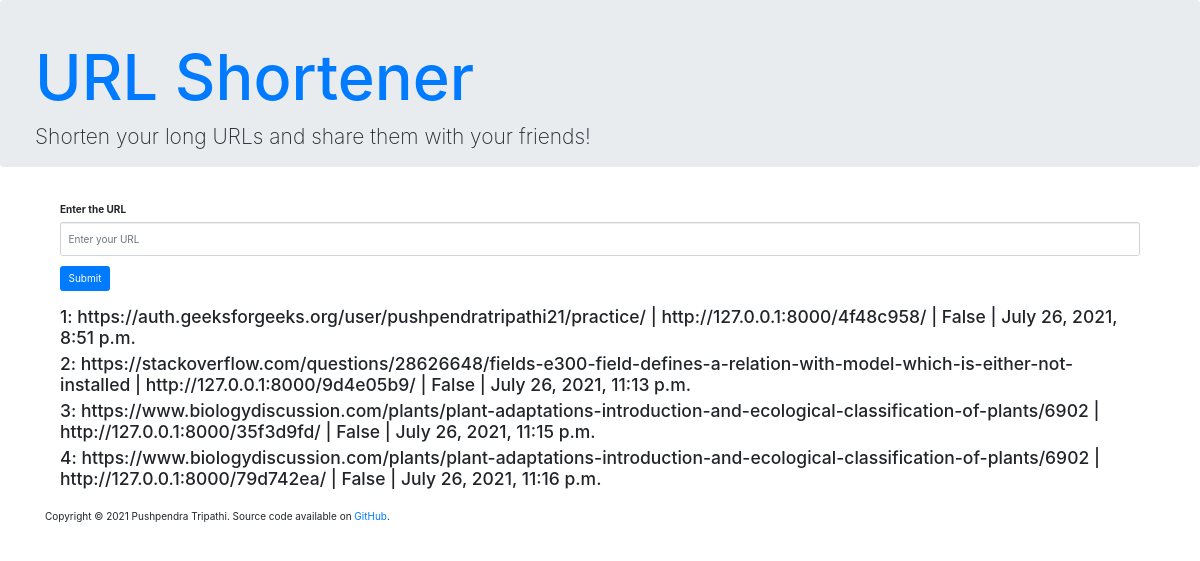
The app's page /app/ (signed in) with its own data.
### shortner/models.py (models this page shows, shortened)
class ShortUrl(models.Model):
    user = models.ForeignKey(User, on_delete=models.CASCADE)
    created_at = models.DateTimeField(auto_now=True)
    slug = models.CharField(max_length=50, unique=True)
    original_url = models.CharField(max_length=500)
    expired = models.BooleanField(default=False)

### shortner/views.py (the view, shortened to what this page needs)
# urls.py: path("", HomeView.as_view(), name='index'),
class HomeView(View):
    @method_decorator(login_required())
    def get(self, request):
        context = {}
        user =  request.user
        urls = ShortUrl.objects.filter(user= user)
        if urls:
            context['urls'] = urls
        return render(request, 'shortner/index.html', context)

### shortner/templates/shortner/index.html (shortened to what this page needs)
{% extends 'shortner/base.html' %}
{% block content %}
<div class="container my-4">
  <form action="" method="POST">
      <div class="form-group">
        <label for="url">Enter the URL</label>
        <input type="text" class="form-control" name="url" id="url" placeholder="Enter your URL">
      </div>
      <button type="submit" class="btn btn-primary">Submit</button>
    </form>
    <br>
    {% if urls %}
    {% for data in urls %}
    <h3>{{forloop.counter}}: {{data.original_url}} | {{data.slug}} | {{data.expired}} | {{data.created_at}}</h3>
    {% endfor %}
    {% else %}
    <center><h3>You dont have any short url</h3></center>
    {% endif %}
</div>
{% endblock %}

### records on screen
ShortUrl: original_url "https://auth.geeksforgeeks.org/user/pushpendratripathi21/practice/", slug "http://127.0.0.1:8000/4f48c958/", expired "False", created_at "July 26, 2021, 8:51 p.m."
ShortUrl: original_url "https://stackoverflow.com/questions/28626648/fields-e300-field-defines-a-relation-with-model-which-is-either-not-installed", slug "http://127.0.0.1:8000/9d4e05b9/", expired "False", created_at "July 26, 2021, 11:13 p.m."
ShortUrl: original_url "https://www.biologydiscussion.com/plants/plant-adaptations-introduction-and-ecological-classification-of-plants/6902", slug "http://127.0.0.1:8000/35f3d9fd/", expired "False", created_at "July 26, 2021, 11:15 p.m."
ShortUrl: original_url "https://www.biologydiscussion.com/plants/plant-adaptations-introduction-and-ecological-classification-of-plants/6902", slug "http://127.0.0.1:8000/79d742ea/", expired "False", created_at "July 26, 2021, 11:16 p.m."
